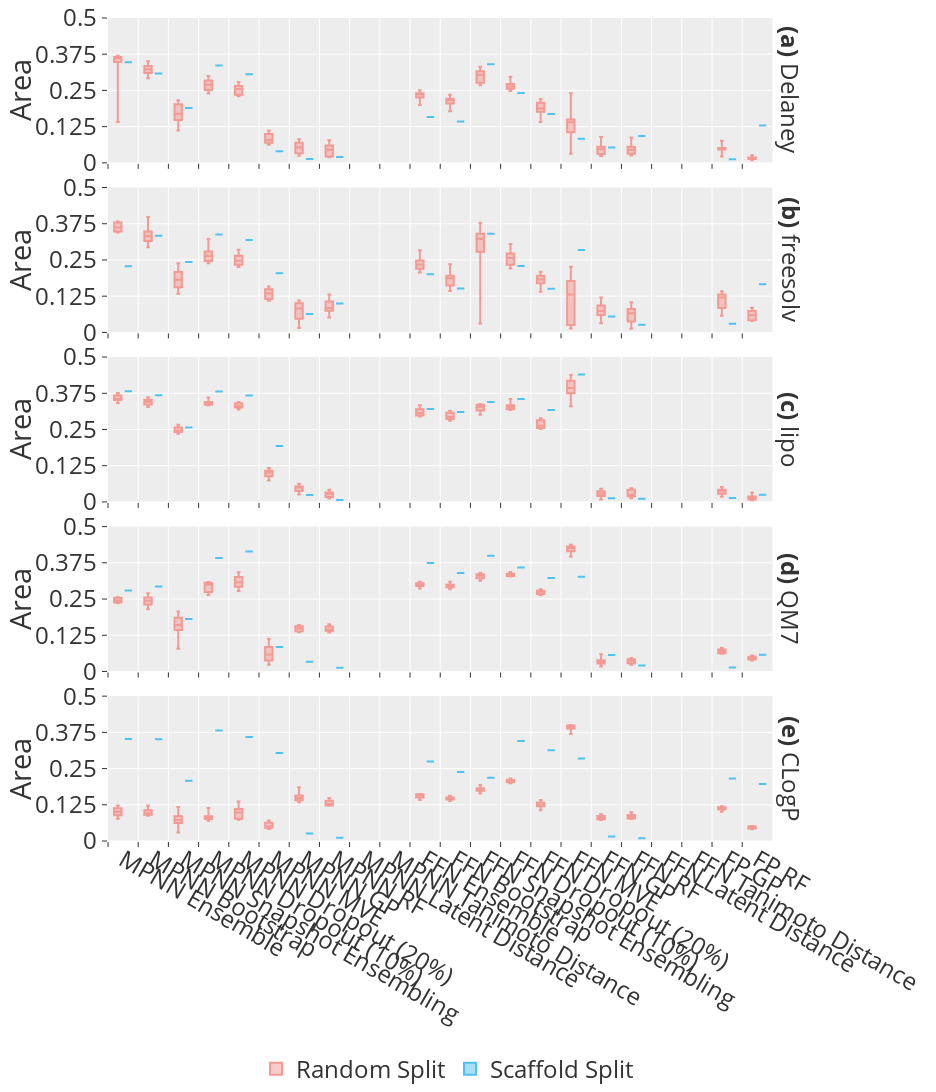

Notebook source saved alongside this figure:
### Markdown cell above
### Miscalibration Area

### Code cell
fig = px.box(precalibrated_evaluations_df,
             x='Estimator',
             y='Miscalibration Area',
             color='Split',
             facet_row='Data Set',
             points=False,
             height=468*4,
             width=234*4,
             color_discrete_sequence=['#f49a94', '#50c2f2'],
             range_y=[0, 0.5], labels={'Miscalibration Area': 'Area'})

format_plot(fig)

fig.update_xaxes(
    ticks='outside',
    tickson='boundaries',
    title=None
)

fig.update_yaxes( 
        tickmode = 'linear',
        tick0 = 0.0,
        dtick = 0.125)

fig.show()

### Figure 1 — Plotly figure (JSON) as saved in the notebook; plotly's stock layout.template omitted (floating-point values rounded to 4 significant figures; data arrays with more than 128 entries replaced by an {"elided": "..."} marker saying what was removed)
{"data": [{"alignmentgroup": "True", "boxpoints": false, "hovertemplate": "Split=Random Split<br>Data Set=Delaney<br>Estimator=%{x}<br>Area=%{y}<extra></extra>", "legendgroup": "Random Split", "marker": {"color": "#f49a94"}, "name": "Random Split", "notched": false, "offsetgroup": "Random Split", "orientation": "v", "showlegend": true, "type": "box", "x": {"elided": "176 str values"}, "x0": " ", "xaxis": "x5", "y": {"elided": "176 float values"}, "y0": " ", "yaxis": "y5"}, {"alignmentgroup": "True", "boxpoints": false, "hovertemplate": "Split=Random Split<br>Data Set=freesolv<br>Estimator=%{x}<br>Area=%{y}<extra></extra>", "legendgroup": "Random Split", "marker": {"color": "#f49a94"}, "name": "Random Split", "notched": false, "offsetgroup": "Random Split", "orientation": "v", "showlegend": false, "type": "box", "x": {"elided": "176 str values"}, "x0": " ", "xaxis": "x4", "y": {"elided": "176 float values"}, "y0": " ", "yaxis": "y4"}, {"alignmentgroup": "True", "boxpoints": false, "hovertemplate": "Split=Random Split<br>Data Set=lipo<br>Estimator=%{x}<br>Area=%{y}<extra></extra>", "legendgroup": "Random Split", "marker": {"color": "#f49a94"}, "name": "Random Split", "notched": false, "offsetgroup": "Random Split", "orientation": "v", "showlegend": false, "type": "box", "x": {"elided": "176 str values"}, "x0": " ", "xaxis": "x3", "y": {"elided": "176 float values"}, "y0": " ", "yaxis": "y3"}, {"alignmentgroup": "True", "boxpoints": false, "hovertemplate": "Split=Random Split<br>Data Set=QM7<br>Estimator=%{x}<br>Area=%{y}<extra></extra>", "legendgroup": "Random Split", "marker": {"color": "#f49a94"}, "name": "Random Split", "notched": false, "offsetgroup": "Random Split", "orientation": "v", "showlegend": false, "type": "box", "x": {"elided": "176 str values"}, "x0": " ", "xaxis": "x2", "y": {"elided": "176 float values"}, "y0": " ", "yaxis": "y2"}, {"alignmentgroup": "True", "boxpoints": false, "hovertemplate": "Split=Random Split<br>Data Set=CLogP<br>Estimator=%{x}<br>Area=%{y}<extra></extra>", "legendgroup": "Random Split", "marker": {"color": "#f49a94"}, "name": "Random Split", "notched": false, "offsetgroup": "Random Split", "orientation": "v", "showlegend": false, "type": "box", "x": {"elided": "176 str values"}, "x0": " ", "xaxis": "x", "y": {"elided": "176 float values"}, "y0": " ", "yaxis": "y"}, {"alignmentgroup": "True", "boxpoints": false, "hovertemplate": "Split=Scaffold Split<br>Data Set=Delaney<br>Estimator=%{x}<br>Area=%{y}<extra></extra>", "legendgroup": "Scaffold Split", "marker": {"color": "#50c2f2"}, "name": "Scaffold Split", "notched": false, "offsetgroup": "Scaffold Split", "orientation": "v", "showlegend": true, "type": "box", "x": ["MPNN Ensemble", "MPNN Bootstrap", "MPNN Snapshot Ensembling", "MPNN Dropout (10%)", "MPNN Dropout (20%)", "MPNN MVE", "MPNN GP", "MPNN RF", "MPNN Latent Distance", "MPNN Tanimoto Distance", "FFN Ensemble", "FFN Bootstrap", "FFN Snapshot Ensembling", "FFN Dropout (10%)", "FFN Dropout (20%)", "FFN MVE", "FFN GP", "FFN RF", "FFN Latent Distance", "FFN Tanimoto Distance", "FP GP", "FP RF"], "x0": " ", "xaxis": "x5", "y": [0.3475, 0.3085, 0.1893, 0.3363, 0.3059, 0.04003, 0.01332, 0.02056, null, null, 0.1583, 0.1429, 0.3402, 0.2413, 0.1683, 0.08324, 0.05262, 0.09297, null, null, 0.01251, 0.129], "y0": " ", "yaxis": "y5"}, {"alignmentgroup": "True", "boxpoints": false, "hovertemplate": "Split=Scaffold Split<br>Data Set=freesolv<br>Estimator=%{x}<br>Area=%{y}<extra></extra>", "legendgroup": "Scaffold Split", "marker": {"color": "#50c2f2"}, "name": "Scaffold Split", "notched": false, "offsetgroup": "Scaffold Split", "orientation": "v", "showlegend": false, "type": "box", "x": ["MPNN Ensemble", "MPNN Bootstrap", "MPNN Snapshot Ensembling", "MPNN Dropout (10%)", "MPNN Dropout (20%)", "MPNN MVE", "MPNN GP", "MPNN RF", "MPNN Latent Distance", "MPNN Tanimoto Distance", "FFN Ensemble", "FFN Bootstrap", "FFN Snapshot Ensembling", "FFN Dropout (10%)", "FFN Dropout (20%)", "FFN MVE", "FFN GP", "FFN RF", "FFN Latent Distance", "FFN Tanimoto Distance", "FP GP", "FP RF"], "x0": " ", "xaxis": "x4", "y": [0.2286, 0.3332, 0.2433, 0.3377, 0.3188, 0.2045, 0.06387, 0.09965, null, null, 0.2006, 0.1518, 0.3407, 0.2292, 0.151, 0.2844, 0.05515, 0.02656, null, null, 0.02998, 0.1664], "y0": " ", "yaxis": "y4"}, {"alignmentgroup": "True", "boxpoints": false, "hovertemplate": "Split=Scaffold Split<br>Data Set=lipo<br>Estimator=%{x}<br>Area=%{y}<extra></extra>", "legendgroup": "Scaffold Split", "marker": {"color": "#50c2f2"}, "name": "Scaffold Split", "notched": false, "offsetgroup": "Scaffold Split", "orientation": "v", "showlegend": false, "type": "box", "x": ["MPNN Ensemble", "MPNN Bootstrap", "MPNN Snapshot Ensembling", "MPNN Dropout (10%)", "MPNN Dropout (20%)", "MPNN MVE", "MPNN GP", "MPNN RF", "MPNN Latent Distance", "MPNN Tanimoto Distance", "FFN Ensemble", "FFN Bootstrap", "FFN Snapshot Ensembling", "FFN Dropout (10%)", "FFN Dropout (20%)", "FFN MVE", "FFN GP", "FFN RF", "FFN Latent Distance", "FFN Tanimoto Distance", "FP GP", "FP RF"], "x0": " ", "xaxis": "x3", "y": [0.3824, 0.3682, 0.2566, 0.3808, 0.3677, 0.1933, 0.02384, 0.007048, null, null, 0.3208, 0.3105, 0.3446, 0.3554, 0.3175, 0.4398, 0.01234, 0.01071, null, null, 0.01382, 0.02514], "y0": " ", "yaxis": "y3"}, {"alignmentgroup": "True", "boxpoints": false, "hovertemplate": "Split=Scaffold Split<br>Data Set=QM7<br>Estimator=%{x}<br>Area=%{y}<extra></extra>", "legendgroup": "Scaffold Split", "marker": {"color": "#50c2f2"}, "name": "Scaffold Split", "notched": false, "offsetgroup": "Scaffold Split", "orientation": "v", "showlegend": false, "type": "box", "x": ["MPNN Ensemble", "MPNN Bootstrap", "MPNN Snapshot Ensembling", "MPNN Dropout (10%)", "MPNN Dropout (20%)", "MPNN MVE", "MPNN GP", "MPNN RF", "MPNN Latent Distance", "MPNN Tanimoto Distance", "FFN Ensemble", "FFN Bootstrap", "FFN Snapshot Ensembling", "FFN Dropout (10%)", "FFN Dropout (20%)", "FFN MVE", "FFN GP", "FFN RF", "FFN Latent Distance", "FFN Tanimoto Distance", "FP GP", "FP RF"], "x0": " ", "xaxis": "x2", "y": [0.2792, 0.293, 0.181, 0.3919, 0.4142, 0.08407, 0.03327, 0.01299, null, null, 0.3742, 0.3397, 0.3994, 0.3584, 0.3228, 0.3265, 0.05705, 0.02054, null, null, 0.01327, 0.05809], "y0": " ", "yaxis": "y2"}, {"alignmentgroup": "True", "boxpoints": false, "hovertemplate": "Split=Scaffold Split<br>Data Set=CLogP<br>Estimator=%{x}<br>Area=%{y}<extra></extra>", "legendgroup": "Scaffold Split", "marker": {"color": "#50c2f2"}, "name": "Scaffold Split", "notched": false, "offsetgroup": "Scaffold Split", "orientation": "v", "showlegend": false, "type": "box", "x": ["MPNN Ensemble", "MPNN Bootstrap", "MPNN Snapshot Ensembling", "MPNN Dropout (10%)", "MPNN Dropout (20%)", "MPNN MVE", "MPNN GP", "MPNN RF", "MPNN Latent Distance", "MPNN Tanimoto Distance", "FFN Ensemble", "FFN Bootstrap", "FFN Snapshot Ensembling", "FFN Dropout (10%)", "FFN Dropout (20%)", "FFN MVE", "FFN GP", "FFN RF", "FFN Latent Distance", "FFN Tanimoto Distance", "FP GP", "FP RF"], "x0": " ", "xaxis": "x", "y": [0.352, 0.351, 0.2083, 0.3814, 0.3587, 0.3033, 0.02615, 0.01113, null, null, 0.2745, 0.2378, 0.2186, 0.3455, 0.3134, 0.2845, 0.01563, 0.00925, null, null, 0.2156, 0.1966], "y0": " ", "yaxis": "y"}], "layout": {"annotations": [{"font": {}, "showarrow": false, "text": "<b>(e)</b> CLogP", "textangle": 90, "x": 0.98, "xanchor": "left", "xref": "paper", "y": 0.088, "yanchor": "middle", "yref": "paper"}, {"font": {}, "showarrow": false, "text": "<b>(d)</b> QM7", "textangle": 90, "x": 0.98, "xanchor": "left", "xref": "paper", "y": 0.294, "yanchor": "middle", "yref": "paper"}, {"font": {}, "showarrow": false, "text": "<b>(c)</b> lipo", "textangle": 90, "x": 0.98, "xanchor": "left", "xref": "paper", "y": 0.5, "yanchor": "middle", "yref": "paper"}, {"font": {}, "showarrow": false, "text": "<b>(b)</b> freesolv", "textangle": 90, "x": 0.98, "xanchor": "left", "xref": "paper", "y": 0.706, "yanchor": "middle", "yref": "paper"}, {"font": {}, "showarrow": false, "text": "<b>(a)</b> Delaney", "textangle": 90, "x": 0.98, "xanchor": "left", "xref": "paper", "y": 0.912, "yanchor": "middle", "yref": "paper"}], "autosize": false, "boxmode": "group", "font": {"size": 24}, "height": 1872, "legend": {"orientation": "h", "title": {}, "tracegroupgap": 0, "x": 0.5, "xanchor": "center", "y": -0.25}, "margin": {"b": 0, "l": 50, "pad": 0, "r": 50, "t": 10}, "width": 936, "xaxis": {"anchor": "y", "domain": [0, 0.98], "ticks": "outside", "tickson": "boundaries", "title": {}}, "xaxis2": {"anchor": "y2", "domain": [0, 0.98], "matches": "x", "showticklabels": false, "ticks": "outside", "tickson": "boundaries", "title": {}}, "xaxis3": {"anchor": "y3", "domain": [0, 0.98], "matches": "x", "showticklabels": false, "ticks": "outside", "tickson": "boundaries", "title": {}}, "xaxis4": {"anchor": "y4", "domain": [0, 0.98], "matches": "x", "showticklabels": false, "ticks": "outside", "tickson": "boundaries", "title": {}}, "xaxis5": {"anchor": "y5", "domain": [0, 0.98], "matches": "x", "showticklabels": false, "ticks": "outside", "tickson": "boundaries", "title": {}}, "yaxis": {"anchor": "x", "domain": [0, 0.176], "dtick": 0.125, "range": [0, 0.5], "tick0": 0, "tickmode": "linear", "title": {"text": "Area"}}, "yaxis2": {"anchor": "x2", "domain": [0.206, 0.382], "dtick": 0.125, "matches": "y", "range": [0, 0.5], "tick0": 0, "tickmode": "linear", "title": {"text": "Area"}}, "yaxis3": {"anchor": "x3", "domain": [0.412, 0.588], "dtick": 0.125, "matches": "y", "range": [0, 0.5], "tick0": 0, "tickmode": "linear", "title": {"text": "Area"}}, "yaxis4": {"anchor": "x4", "domain": [0.618, 0.794], "dtick": 0.125, "matches": "y", "range": [0, 0.5], "tick0": 0, "tickmode": "linear", "title": {"text": "Area"}}, "yaxis5": {"anchor": "x5", "domain": [0.824, 1], "dtick": 0.125, "matches": "y", "range": [0, 0.5], "tick0": 0, "tickmode": "linear", "title": {"text": "Area"}}}}
